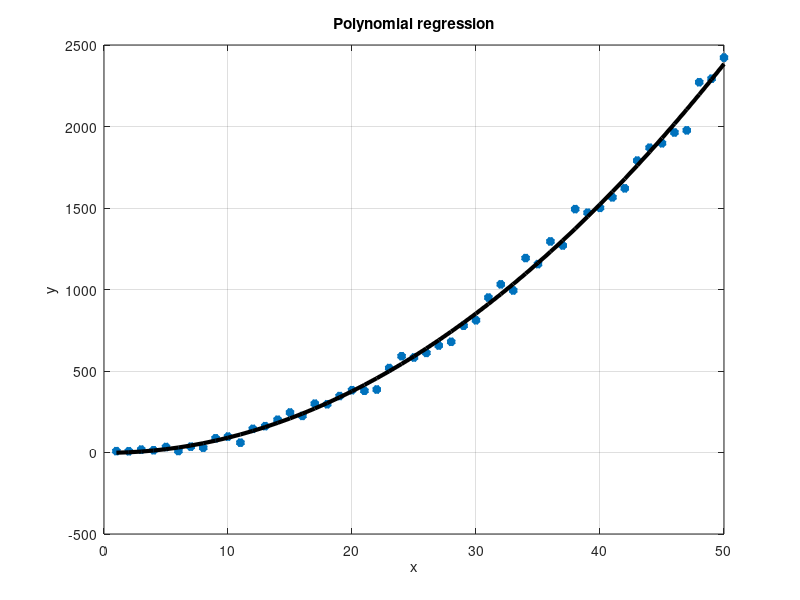

Here is the MATLAB script that generated this plot:
clear all
close all
clc

num_elements = 50;
a = -2; b = 1; c = 7; d = 2; x = 1:1:num_elements;
y = a * x + b * ((x + randn(1, num_elements)) .^ d);
y = y + c; Y = y'; X = x';

X = [ones(size(X)) X X .^ 2];
B3 = X \ Y;
ye3 = X * B3;
figure(1)
plot(x, y, '*', 'LineWidth', 3); grid; hold; xlabel('x'); ylabel('y');
plot(x, ye3, 'k', 'LineWidth', 3); title('Polynomial regression')

% inny wektor X !!!
% wyzszego rzedu???

R2_3 = 1 - sum((y - ye3') .^ 2) / sum((y - mean(y)) .^ 2);

y = sin(x);

